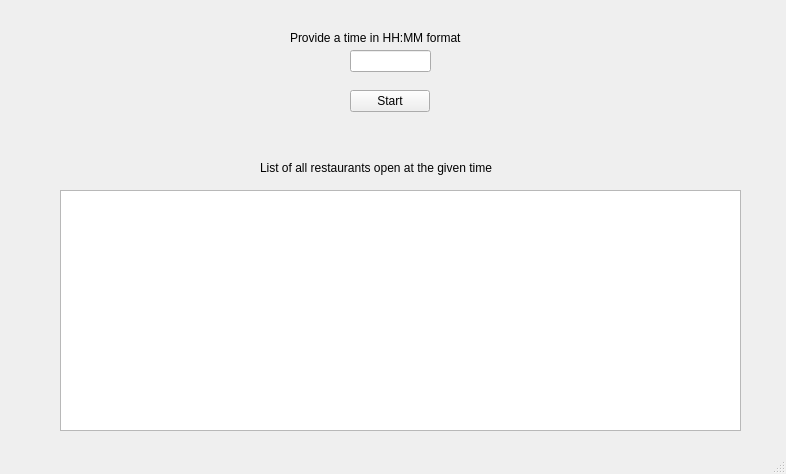
<?xml version="1.0" encoding="UTF-8"?>
<ui version="4.0">
 <class>MainWindow</class>
 <widget class="QMainWindow" name="MainWindow">
  <property name="geometry">
   <rect>
    <x>0</x>
    <y>0</y>
    <width>786</width>
    <height>474</height>
   </rect>
  </property>
  <property name="windowTitle">
   <string>MainWindow</string>
  </property>
  <widget class="QWidget" name="centralwidget">
   <widget class="QLineEdit" name="lineEdit">
    <property name="geometry">
     <rect>
      <x>350</x>
      <y>50</y>
      <width>81</width>
      <height>22</height>
     </rect>
    </property>
   </widget>
   <widget class="QPushButton" name="pushButton">
    <property name="geometry">
     <rect>
      <x>350</x>
      <y>90</y>
      <width>80</width>
      <height>22</height>
     </rect>
    </property>
    <property name="text">
     <string>Start</string>
    </property>
   </widget>
   <widget class="QListWidget" name="listWidget">
    <property name="geometry">
     <rect>
      <x>60</x>
      <y>190</y>
      <width>681</width>
      <height>241</height>
     </rect>
    </property>
   </widget>
   <widget class="QLabel" name="label">
    <property name="geometry">
     <rect>
      <x>260</x>
      <y>160</y>
      <width>271</width>
      <height>16</height>
     </rect>
    </property>
    <property name="text">
     <string>List of all restaurants open at the given time</string>
    </property>
   </widget>
   <widget class="QLabel" name="label_2">
    <property name="geometry">
     <rect>
      <x>290</x>
      <y>30</y>
      <width>201</width>
      <height>16</height>
     </rect>
    </property>
    <property name="text">
     <string>Provide a time in HH:MM format</string>
    </property>
   </widget>
  </widget>
  <widget class="QMenuBar" name="menubar">
   <property name="geometry">
    <rect>
     <x>0</x>
     <y>0</y>
     <width>786</width>
     <height>19</height>
    </rect>
   </property>
  </widget>
  <widget class="QStatusBar" name="statusbar"/>
 </widget>
 <resources/>
 <connections/>
</ui>
